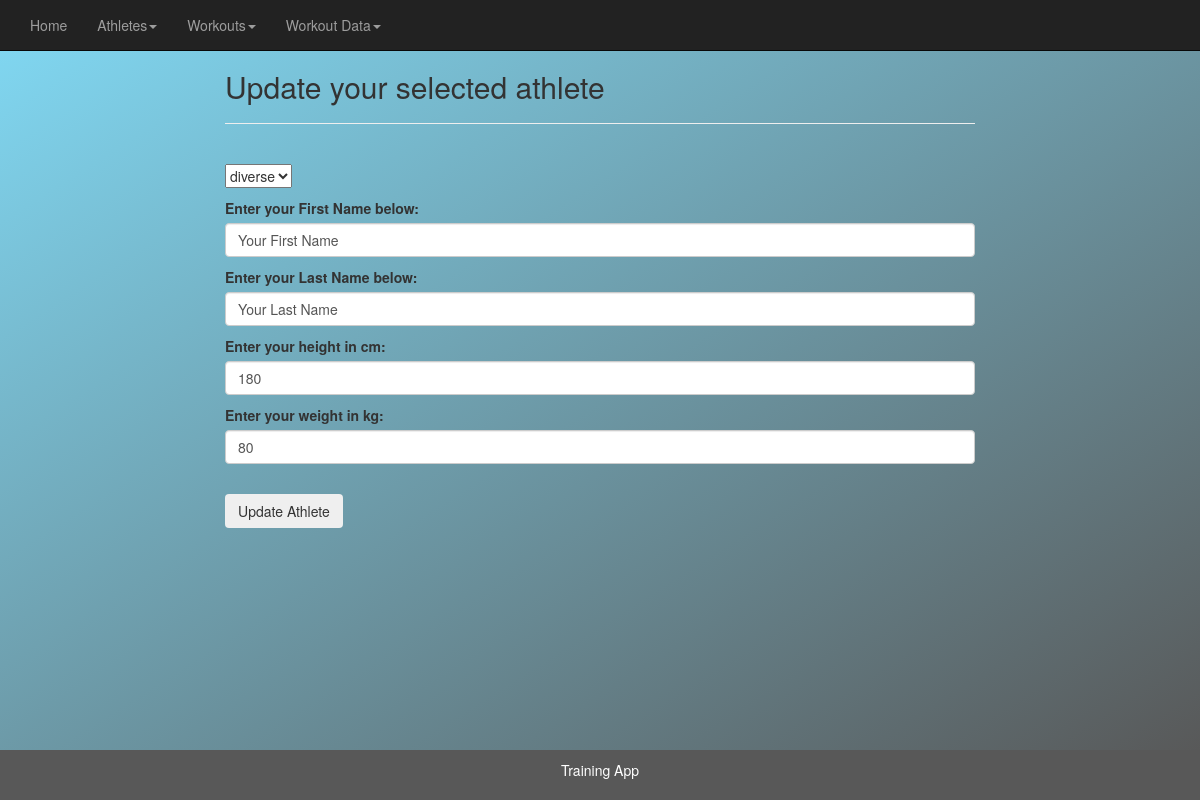
The app's page /update_athlete/3, older data.
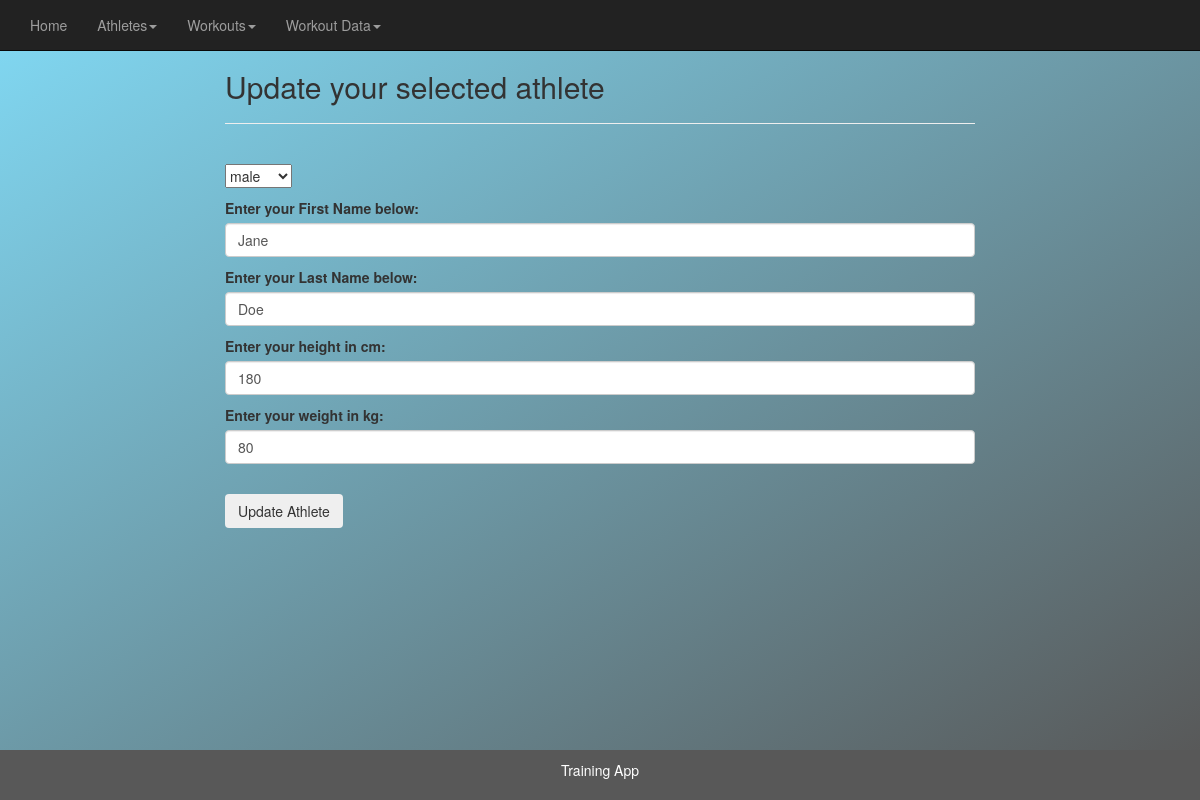
The same page, newer data.
### athletes/models.py (models this page shows, shortened)
class Athletes(models.Model):
    gender = models.CharField(max_length=10, choices=GENDER_CHOICES, default='diverse')
    first_name = models.CharField(max_length=200)
    last_name = models.CharField(max_length=200)
    height = models.IntegerField()
    weight = models.IntegerField()

### athletes/views.py (the view)
# urls.py: path('update_athlete/<athlete_id>', views.update_athlete, name='update_athlete'),
def update_athlete(request, athlete_id):
    athlete = Athletes.objects.get(pk=athlete_id)
    form = AthletesForm(request.POST or None, instance=athlete)
    if form.is_valid():
        form.save()
        return redirect('athletes_list')
    return render(request, 'update_athlete.html', {'athlete': athlete, 'form':form})

### athletes/forms.py
class AthletesForm(ModelForm):
    class Meta:
        model = Athletes
        fields = '__all__'
        labels = {
            'gender': '',
            'first_name': 'Enter your First Name below:',
            'last_name': 'Enter your Last Name below',
            'height': 'Enter your height in cm',
            'weight': 'Enter your weight in kg',
        }
        widgets = {
            'first_name': forms.TextInput(attrs={'class':'form-control', 'placeholder':'Jane'}),
            'last_name': forms.TextInput(attrs={'class':'form-control', 'placeholder':'Doe'}),
            'height': forms.TextInput(attrs={'class':'form-control', 'placeholder':'180'}),
            'weight': forms.TextInput(attrs={'class':'form-control', 'placeholder':'80'}),
        }

### athletes/templates/update_athlete.html (shortened to what this page needs)
{% extends 'main.html' %}
{% block content %}
  <h2>Update your selected athlete</h2>
  <hr>
  <br/>
  <form method=POST>
    {{ form.as_p }}
    <br/>
    <input type="submit" value="Update Athlete" class="btn btn-secondary">
  </form>
  <br/>
{% endblock %}

Row changes from the older to the newer data that the page shows:
changed Athletes: gender "diverse" → "male"; first_name "Your First Name" → "Jane"; last_name "Your Last Name" → "Doe"
